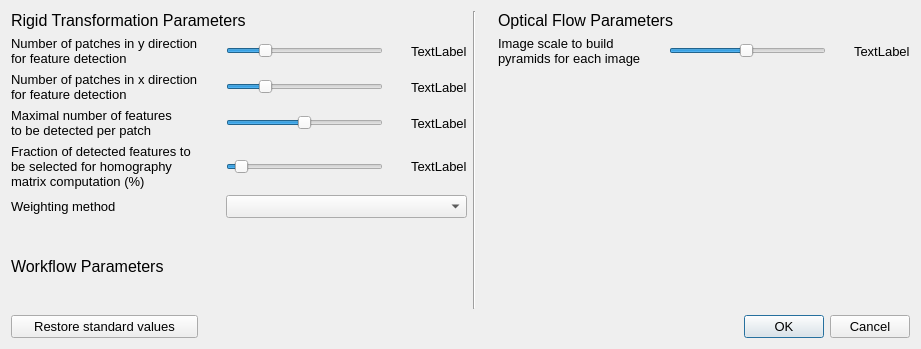
<?xml version="1.0" encoding="UTF-8"?>
<ui version="4.0">
 <class>ConfigurationDialog</class>
 <widget class="QDialog" name="ConfigurationDialog">
  <property name="geometry">
   <rect>
    <x>0</x>
    <y>0</y>
    <width>921</width>
    <height>349</height>
   </rect>
  </property>
  <property name="font">
   <font>
    <pointsize>10</pointsize>
   </font>
  </property>
  <property name="windowTitle">
   <string>Parameter Configuration</string>
  </property>
  <layout class="QGridLayout" name="GridLayout" columnstretch="3,1,10,1,2,1,1,3,1,10,1,2">
   <item row="9" column="0">
    <widget class="QPushButton" name="restore_standard_values">
     <property name="text">
      <string>Restore standard values</string>
     </property>
    </widget>
   </item>
   <item row="5" column="0">
    <widget class="QLabel" name="label_3">
     <property name="text">
      <string>Weighting method</string>
     </property>
    </widget>
   </item>
   <item row="4" column="2">
    <widget class="QSlider" name="fdf_slider_value">
     <property name="minimum">
      <number>5</number>
     </property>
     <property name="sliderPosition">
      <number>10</number>
     </property>
     <property name="orientation">
      <enum>Qt::Horizontal</enum>
     </property>
    </widget>
   </item>
   <item row="5" column="2" colspan="3">
    <widget class="QComboBox" name="comboBox">
     <property name="currentText">
      <string/>
     </property>
     <property name="currentIndex">
      <number>-1</number>
     </property>
     <property name="maxVisibleItems">
      <number>1</number>
     </property>
     <property name="maxCount">
      <number>2</number>
     </property>
     <property name="minimumContentsLength">
      <number>0</number>
     </property>
    </widget>
   </item>
   <item row="4" column="0">
    <widget class="QLabel" name="fdf_label_parameter">
     <property name="text">
      <string>Fraction of detected features to
be selected for homography
matrix computation (%)</string>
     </property>
    </widget>
   </item>
   <item row="8" column="0">
    <spacer name="verticalSpacer">
     <property name="orientation">
      <enum>Qt::Vertical</enum>
     </property>
     <property name="sizeHint" stdset="0">
      <size>
       <width>20</width>
       <height>40</height>
      </size>
     </property>
    </spacer>
   </item>
   <item row="4" column="4">
    <widget class="QLabel" name="fdf_label_display">
     <property name="text">
      <string>TextLabel</string>
     </property>
    </widget>
   </item>
   <item row="9" column="9" colspan="3">
    <widget class="QDialogButtonBox" name="buttonBox">
     <property name="standardButtons">
      <set>QDialogButtonBox::Cancel|QDialogButtonBox::Ok</set>
     </property>
    </widget>
   </item>
   <item row="1" column="2">
    <widget class="QSlider" name="fpgsy_slider_value">
     <property name="minimum">
      <number>1</number>
     </property>
     <property name="maximum">
      <number>10</number>
     </property>
     <property name="pageStep">
      <number>2</number>
     </property>
     <property name="sliderPosition">
      <number>3</number>
     </property>
     <property name="orientation">
      <enum>Qt::Horizontal</enum>
     </property>
    </widget>
   </item>
   <item row="1" column="11">
    <widget class="QLabel" name="ps_label_display">
     <property name="text">
      <string>TextLabel</string>
     </property>
    </widget>
   </item>
   <item row="1" column="3">
    <spacer name="horizontalSpacer_2">
     <property name="orientation">
      <enum>Qt::Horizontal</enum>
     </property>
     <property name="sizeHint" stdset="0">
      <size>
       <width>40</width>
       <height>20</height>
      </size>
     </property>
    </spacer>
   </item>
   <item row="1" column="9">
    <widget class="QSlider" name="ps_slider_value">
     <property name="minimum">
      <number>1</number>
     </property>
     <property name="maximum">
      <number>100</number>
     </property>
     <property name="value">
      <number>50</number>
     </property>
     <property name="orientation">
      <enum>Qt::Horizontal</enum>
     </property>
    </widget>
   </item>
   <item row="2" column="2">
    <widget class="QSlider" name="fpgsx_slider_value">
     <property name="minimum">
      <number>1</number>
     </property>
     <property name="maximum">
      <number>10</number>
     </property>
     <property name="pageStep">
      <number>2</number>
     </property>
     <property name="sliderPosition">
      <number>3</number>
     </property>
     <property name="orientation">
      <enum>Qt::Horizontal</enum>
     </property>
    </widget>
   </item>
   <item row="1" column="10">
    <spacer name="horizontalSpacer_5">
     <property name="orientation">
      <enum>Qt::Horizontal</enum>
     </property>
     <property name="sizeHint" stdset="0">
      <size>
       <width>40</width>
       <height>20</height>
      </size>
     </property>
    </spacer>
   </item>
   <item row="1" column="7">
    <widget class="QLabel" name="ps_label_parameter">
     <property name="text">
      <string>Image scale to build
pyramids for each image</string>
     </property>
    </widget>
   </item>
   <item row="2" column="0">
    <widget class="QLabel" name="fpgsx_label_parameter">
     <property name="text">
      <string>Number of patches in x direction
for feature detection</string>
     </property>
    </widget>
   </item>
   <item row="1" column="8">
    <spacer name="horizontalSpacer_6">
     <property name="orientation">
      <enum>Qt::Horizontal</enum>
     </property>
     <property name="sizeHint" stdset="0">
      <size>
       <width>40</width>
       <height>20</height>
      </size>
     </property>
    </spacer>
   </item>
   <item row="3" column="4">
    <widget class="QLabel" name="mnf_label_display">
     <property name="text">
      <string>TextLabel</string>
     </property>
    </widget>
   </item>
   <item row="3" column="0">
    <widget class="QLabel" name="mnf_label_parameter">
     <property name="text">
      <string>Maximal number of features
to be detected per patch</string>
     </property>
    </widget>
   </item>
   <item row="1" column="0">
    <widget class="QLabel" name="fpgsy_label_parameter">
     <property name="text">
      <string>Number of patches in y direction
for feature detection</string>
     </property>
    </widget>
   </item>
   <item row="1" column="1">
    <spacer name="horizontalSpacer">
     <property name="orientation">
      <enum>Qt::Horizontal</enum>
     </property>
     <property name="sizeHint" stdset="0">
      <size>
       <width>40</width>
       <height>20</height>
      </size>
     </property>
    </spacer>
   </item>
   <item row="0" column="7" colspan="5">
    <widget class="QLabel" name="label_2">
     <property name="font">
      <font>
       <pointsize>12</pointsize>
      </font>
     </property>
     <property name="text">
      <string>Optical Flow Parameters</string>
     </property>
    </widget>
   </item>
   <item row="1" column="4">
    <widget class="QLabel" name="fpgsy_label_display">
     <property name="text">
      <string>TextLabel</string>
     </property>
    </widget>
   </item>
   <item row="0" column="0" colspan="5">
    <widget class="QLabel" name="label">
     <property name="font">
      <font>
       <pointsize>12</pointsize>
       <weight>50</weight>
       <bold>false</bold>
      </font>
     </property>
     <property name="text">
      <string>Rigid Transformation Parameters</string>
     </property>
    </widget>
   </item>
   <item row="1" column="6">
    <spacer name="horizontalSpacer_4">
     <property name="orientation">
      <enum>Qt::Horizontal</enum>
     </property>
     <property name="sizeHint" stdset="0">
      <size>
       <width>40</width>
       <height>20</height>
      </size>
     </property>
    </spacer>
   </item>
   <item row="3" column="2">
    <widget class="QSlider" name="mnf_slider_value">
     <property name="minimum">
      <number>1</number>
     </property>
     <property name="maximum">
      <number>200</number>
     </property>
     <property name="value">
      <number>100</number>
     </property>
     <property name="orientation">
      <enum>Qt::Horizontal</enum>
     </property>
    </widget>
   </item>
   <item row="2" column="4">
    <widget class="QLabel" name="fpgsx_label_display">
     <property name="text">
      <string>TextLabel</string>
     </property>
    </widget>
   </item>
   <item row="7" column="0">
    <widget class="QLabel" name="label_4">
     <property name="font">
      <font>
       <pointsize>12</pointsize>
      </font>
     </property>
     <property name="text">
      <string>Workflow Parameters</string>
     </property>
    </widget>
   </item>
   <item row="6" column="0">
    <spacer name="verticalSpacer_2">
     <property name="orientation">
      <enum>Qt::Vertical</enum>
     </property>
     <property name="sizeHint" stdset="0">
      <size>
       <width>20</width>
       <height>40</height>
      </size>
     </property>
    </spacer>
   </item>
   <item row="0" column="5" rowspan="9">
    <widget class="Line" name="line">
     <property name="orientation">
      <enum>Qt::Vertical</enum>
     </property>
    </widget>
   </item>
  </layout>
 </widget>
 <resources/>
 <connections>
  <connection>
   <sender>fpgsy_slider_value</sender>
   <signal>valueChanged(int)</signal>
   <receiver>fpgsy_label_display</receiver>
   <slot>setNum(int)</slot>
   <hints>
    <hint type="sourcelabel">
     <x>517</x>
     <y>98</y>
    </hint>
    <hint type="destinationlabel">
     <x>869</x>
     <y>98</y>
    </hint>
   </hints>
  </connection>
  <connection>
   <sender>fpgsx_slider_value</sender>
   <signal>valueChanged(int)</signal>
   <receiver>fpgsx_label_display</receiver>
   <slot>setNum(int)</slot>
   <hints>
    <hint type="sourcelabel">
     <x>517</x>
     <y>134</y>
    </hint>
    <hint type="destinationlabel">
     <x>869</x>
     <y>134</y>
    </hint>
   </hints>
  </connection>
  <connection>
   <sender>mnf_slider_value</sender>
   <signal>valueChanged(int)</signal>
   <receiver>mnf_label_display</receiver>
   <slot>setNum(int)</slot>
   <hints>
    <hint type="sourcelabel">
     <x>517</x>
     <y>154</y>
    </hint>
    <hint type="destinationlabel">
     <x>869</x>
     <y>154</y>
    </hint>
   </hints>
  </connection>
  <connection>
   <sender>ps_slider_value</sender>
   <signal>valueChanged(int)</signal>
   <receiver>ps_label_display</receiver>
   <slot>setNum(int)</slot>
   <hints>
    <hint type="sourcelabel">
     <x>754</x>
     <y>42</y>
    </hint>
    <hint type="destinationlabel">
     <x>869</x>
     <y>42</y>
    </hint>
   </hints>
  </connection>
  <connection>
   <sender>fdf_slider_value</sender>
   <signal>valueChanged(int)</signal>
   <receiver>fdf_label_display</receiver>
   <slot>setNum(int)</slot>
   <hints>
    <hint type="sourcelabel">
     <x>297</x>
     <y>229</y>
    </hint>
    <hint type="destinationlabel">
     <x>428</x>
     <y>229</y>
    </hint>
   </hints>
  </connection>
 </connections>
</ui>
